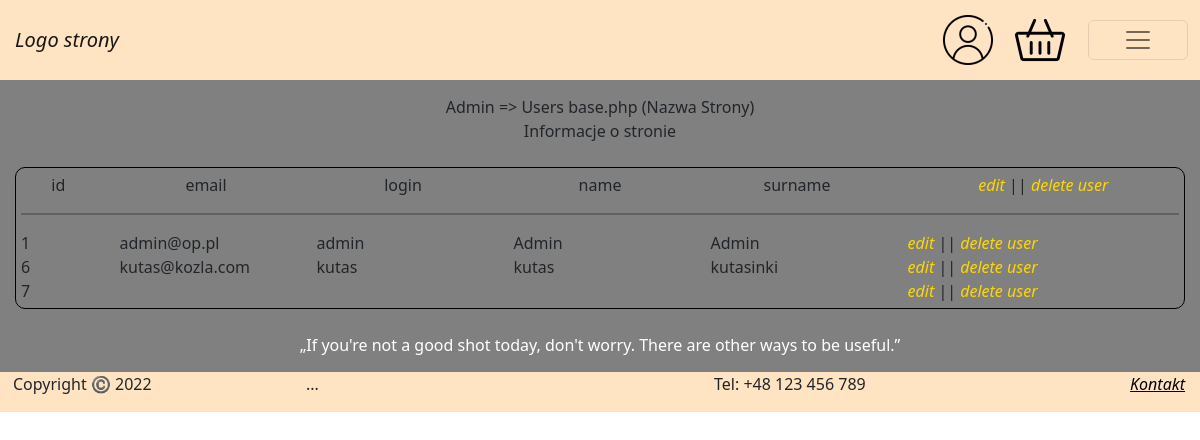
/admin/UserBase.php, run on an earlier commit of the app's database.
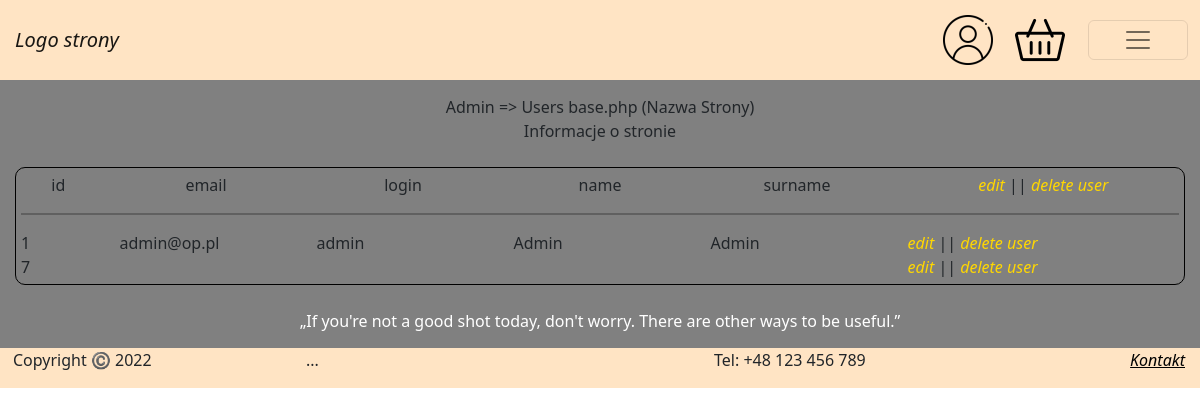
And on a later commit of the database.
### tables this page shows
CREATE TABLE "Users" (
	"id"	INTEGER NOT NULL UNIQUE,
	"name"	TEXT NOT NULL,
	"surname"	TEXT NOT NULL,
	"login"	TEXT NOT NULL,
	"password"	TEXT NOT NULL,
	"email"	TEXT NOT NULL,
	"prof_image"	TEXT,
	"address_id"	INTEGER,
	"is_admin"	INTEGER DEFAULT 'false',
	PRIMARY KEY("id" AUTOINCREMENT)
);

### PHP/db_connect.php (called while the page is built, shortened)
<?php
    $pdo = new PDO('sqlite:../DB/DVDBase.db');
    class SqlLiteQueryBuilder implements SQLQueryBuilder
    {
        protected $query;
        protected function reset(): void
        {
            $this->query = new \stdClass();
        }
        public function select(string $table, array $fields): SQLQueryBuilder
        {
            $this->query->base = "SELECT " . implode(", ", $fields) . " FROM " . $table;
            $this->query->type = 'select';
            return $this;
        }
        public function getSQL(): string
        {
            $query = $this->query;
            $sql = $query->base;
            $sql .= ";";
            return $sql;
        }
    };
    $sql = new SqlLiteQueryBuilder();
    $query = $pdo -> query($sql ->select("Users", ["*"])
                  ->getSQL());
    $rows = $query -> fetchAll(PDO::FETCH_ASSOC);
?>

### admin/UserBase.php (the view, shortened to what this page needs)
<?php
require("../php/db_connect.php");
$logged = isset($_SESSION["UserId"]);
?>
<!DOCTYPE html>
<html lang="pl">
<head>
    <link href="https://cdn.jsdelivr.net/npm/bootstrap@5.2.2/dist/css/bootstrap.min.css" rel="stylesheet"
>
    <link rel="stylesheet" href="../CSS/pageStyles.css">
</head>
<body>
        <div class="container-fluid">
        <div class="top" style="background-color: gray">
                <nav class="navbar" style="padding: 0px;">
                    <div class="container-fluid" style="padding: 15px; background-color: bisque;">
                        <a class="navbar-brand col-4" href="../PHP/index.php">Logo strony</a>
                        <div class="profileIcon">
                            <a class="nav-link col-1" href="
                            <?php
                            if ($logged) {
                            echo "profile.php";
                            }
                            else{
                            echo "login.php";
                            }
                             ?>
                            ">
                                <img src="../images/PageIcons/user.png" alt="user.png" width="50px" height="50px">
                            </a>
                        </div>
                        <div class="cartIcon" >
                            <a class="nav-link col-1" href="
                            <?php
                            if ($logged) {
                            echo "cart.php";
                            }
                            else{
                            echo "registration.php";
                            }
                             ?>
                            ">
                                <img src="../images/PageIcons/cart.png" alt="cart.png" width="50px" height="50px">
                            </a>
                        </div>
                        <div class="col-1">
                            <button class="navbar-toggler navbarButton" type="button" data-bs-toggle="collapse" data-bs-target="#navbarScroll" aria-controls="navbarScroll" aria-expanded="false" aria-label="Toggle navigation">
                                <span class="navbar-toggler-icon"></span>
                            </button>
                        </div>
                    </div>
                </nav>
            </div>
            <div class="main" style="display: block;">
                <div class="main" style="padding: 15px;">
                    <div class="row">
                        <div class="col" style="text-align: center;">
                            Admin => Users base.php (Nazwa Strony)
                        </div>
                    </div>
                    <div class="row">
                        <div class="col" style="text-align: center;">
                            Informacje o stronie
                        </div>
                    </div><br>
                    <div class="users">
                        <div class="row" style="text-align: center;">
                            <div class="col-1">
                                id
                            </div>
                            <div class="col-2">
                                email
                            </div>
                            <div class="col-2">
                                login
                            </div>
                            <div class="col-2">
                                name
                            </div>
                            <div class="col-2">
                                surname
                            </div>
                            <div class="col-3">
                                <a href="#">edit</a> || <a href="#">delete user</a>
                            </div>
                        </div>
                        <hr>
                        <div class="row">
                            <?php
                            foreach ($rows as $row) {
                            echo'
                                <div class="col-1">
                                    '.$row['id'].'
                                </div>
                                <div class="col-2">
                                    '.$row['email'].'
                                </div>
                                <div class="col-2">
                                    '.$row['login'].'
                                </div>
                                <div class="col-2">
                                    '.$row['name'].'
                                </div>
                                <div class="col-2">
                                    '.$row['surname'].'
                                </div>
                                <div class="col-3">
                                    <a href="#">edit</a> || <a href="delete.php?id='.$row['id'].'">delete user</a>
                                </div>
                            ';
                            }
                            ?>
                        </div>
                    </div><br>
                    <div class="row">
                        <div class="col" style="text-align: center;">
                                <q style="color:white;">If you're not a good shot today, don't worry. There are other ways to be useful.</q>
                        </div>
                  </div>
                </div>
            </div>
            <div class="footer sticky-bottom bg-gray opacity-100 w-100"  style="background-color: bisque;">
                <div class="row">
                    <p class="col-3" style="padding-left: 25px;">Copyright ©️ 2022</p>
                    <p class="col-3">...</p>
                    <p class="col-3 offset-1">Tel: +48 123 456 789</p>
                    <div class="col-2">
                        <a class="float-end" href="contact.php" style="padding-right: 15px; color: black; background-color: transparent; text-decoration: none;"><u>Kontakt</u></a>
                      </div>
                </div>
            </div>
    </div>
</body>
</html>

### css/pageStyles.css (style rules this page uses)
* { padding: 0px; margin: 0px; -ms-overflow-style: none; scrollbar-width: none; }
.container-fluid { background-color: gray; padding: 0px; overflow-x: hidden; }
.footer { background-color: bisque; }
.top { background-color: bisque; }
.profileIcon { padding-left: 10px; }
.cartIcon { padding-left: 10px; padding-right: 10px; }
a { font-style: italic; text-decoration: none; color: gold; }
hr { border: 1px solid black; }
.users { border: 1px solid black; border-radius: 10px; padding: 5px; }
@media only screen and (min-width: 1170px) { .navbarButton { width: 100px; } }

What changed in the data, as far as the page shows it:
removed users: id "6", email "kutas@kozla.com", login "kutas", name "kutas", surname "kutasinki"
